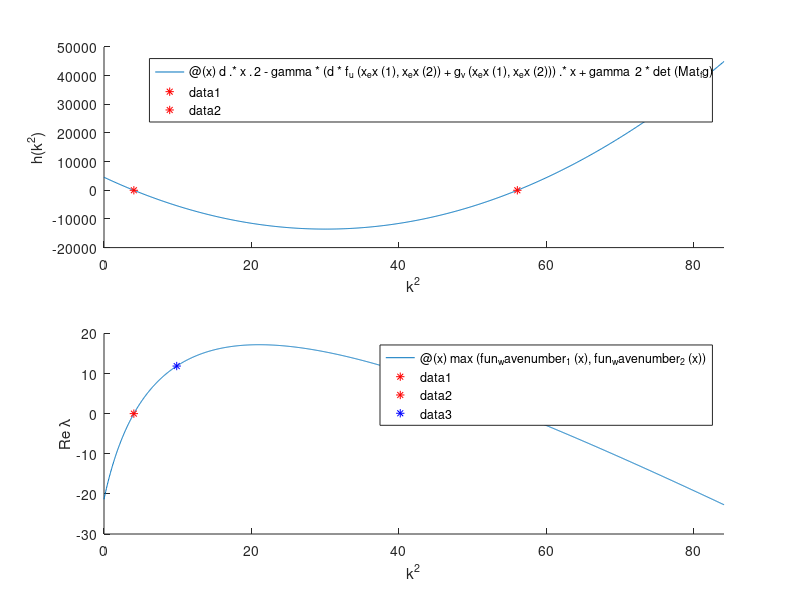

Write MATLAB code to recreate this figure. (Note: this script raises an error after producing the figure.)
clear all;close all;
global t0 tf delta_t N Nm P x_space h Coef_a Coef_b Coef_alp Coef_rho Coef_K Coefs_exact index_1time delta_mea Big_matrix Big_matrix_A Big_matrix_B W_eps Ca Problem Cq;
tic;
t0=0e0; tf=2.0e0; delta_t=1e-3; N=100; delta_mea = 100; h=1/(N-1); P = round((tf-t0)/delta_t+1); Nm = N;
x_space = linspace(0,1,N)';
%Problem = 'Simple';
Problem = 'Thomas';
switch Problem
    case 'Simple'
        Coef_a=0.2;Coef_b=2.0;
        Coefs_exact = [50;30];%(d,gamma)
        lb=[40;20];ub = [60;40];A=[];b=[];
        W_eps = 1e2;
        Ca = (1e-2)^2*eye(N);
        Cq = (1e-4)^2*delta_t*min((1:P),(1:P)');
        f = @(u,v) Coef_a-u+u^2*v;g = @(u,v) Coef_b-u^2*v;
        f_u = @(u,v) -1+2*u*v;  f_v = @(u,v) u^2;
        g_u = @(u,v) -2*u*v;    g_v = @(u,v) -u^2;
        x_ex = [Coef_a+Coef_b,Coef_b/(Coef_a+Coef_b)^2];
    case 'Thomas'
        Coef_a=92; Coef_b=64; Coef_alp=1.5; Coef_rho=18.5; Coef_K=0.1;      
        Coefs_exact = [20;30];%(d,gamma)
        lb=[15;25];ub = [25;35];A=[];b=[];              %%%%%%%%%%%%%%%%%%%%%%%%%%%%%%%%%%%%%%
        W_eps = (1e1)^2; 
        %eps = 1e0*randn(2*N*P,1);
        Ca = (1e-4)^2*eye(N);                       
        Cq = (1e-4)^2*delta_t*min((1:P),(1:P)');    
        index_1time = sort(randperm(N,Nm)');
        f = @(u,v) Coef_a-u-Coef_rho.*u.*v./(1+u+Coef_K.*u.^2);
        g = @(u,v) Coef_alp.*(Coef_b-v)-Coef_rho.*u.*v./(1+u+Coef_K.*u.^2);
        h_u = @(u,v) (Coef_rho*v*(1+u+Coef_K*u^2)-Coef_rho*u*v*(1+2*Coef_K*u))/(1+u+Coef_K*u^2)^2;
        h_v = @(u,v) Coef_rho*u/(1+u+Coef_K*u^2);
        f_u = @(u,v) -1-h_u(u,v);
        f_v = @(u,v) -h_v(u,v);
        g_u = @(u,v) -h_u(u,v);
        g_v = @(u,v) -Coef_alp-h_v(u,v);
        fun = @(x) abs(f(x(1),x(2)))+abs(g(x(1),x(2)));
        options = optimset('TolFun',1e-13,'TolX',1e-13,'MaxFunEvals',1e6,'MaxIter',1e6);
        x_ex = fminsearch(fun,[10,9],options);
end

instab_1 = f_u(x_ex(1),x_ex(2))+g_v(x_ex(1),x_ex(2))<0;
instab_2 = f_u(x_ex(1),x_ex(2))*g_v(x_ex(1),x_ex(2))-f_v(x_ex(1),x_ex(2))*g_u(x_ex(1),x_ex(2))>0;
instab_3 = Coefs_exact(1)*f_u(x_ex(1),x_ex(2))+g_v(x_ex(1),x_ex(2))>0;
instab_4 = (Coefs_exact(1)*f_u(x_ex(1),x_ex(2))+g_v(x_ex(1),x_ex(2)))^2-4*Coefs_exact(1)*(f_u(x_ex(1),x_ex(2))*g_v(x_ex(1),x_ex(2))-f_v(x_ex(1),x_ex(2))*g_u(x_ex(1),x_ex(2)))>0;
if (~(instab_1 && instab_2 && instab_3 && instab_4))
    disp('Attention le problème n_est pas instable !!!!')
end 

%% Quels sont les modes instables du problème ?
P_dc = [f_u(x_ex(1),x_ex(2))^2 2*(2*f_v(x_ex(1),x_ex(2))*g_u(x_ex(1),x_ex(2))-f_u(x_ex(1),x_ex(2))*g_v(x_ex(1),x_ex(2))) g_v(x_ex(1),x_ex(2))^2];
roots_dc = roots(P_dc);
d_crit = max(roots_dc);
d = Coefs_exact(1); gamma=Coefs_exact(2);
qnte = d*f_u(x_ex(1),x_ex(2))+g_v(x_ex(1),x_ex(2));
Mat_fg = [f_u(x_ex(1),x_ex(2)),f_v(x_ex(1),x_ex(2));g_u(x_ex(1),x_ex(2)),g_v(x_ex(1),x_ex(2))];
k1 = sqrt(gamma/(2*d)*(qnte-sqrt(qnte^2-4*d*det(Mat_fg))));
k2 = sqrt(gamma/(2*d)*(qnte+sqrt(qnte^2-4*d*det(Mat_fg))));
fun_modes = @(x) d.*x.^2-gamma*(d*f_u(x_ex(1),x_ex(2))+g_v(x_ex(1),x_ex(2))).*x+gamma^2*det(Mat_fg);
figure;subplot(2,1,1);hold on;fplot(fun_modes,[0,3/2*k2^2]);plot(k1^2,0,'r*');plot(k2^2,0,'r*');xlabel('k^2');ylabel('h(k^2)');
fun_wavenumber_1 = @(x) 0.5*real(-x*(1+d)+gamma*(f_u(x_ex(1),x_ex(2))+g_v(x_ex(1),x_ex(2)))-sqrt((x*(1+d)-gamma*(f_u(x_ex(1),x_ex(2))+g_v(x_ex(1),x_ex(2)))).^2-4*fun_modes(x)));
fun_wavenumber_2 = @(x) 0.5*real(-x*(1+d)+gamma*(f_u(x_ex(1),x_ex(2))+g_v(x_ex(1),x_ex(2)))+sqrt((x*(1+d)-gamma*(f_u(x_ex(1),x_ex(2))+g_v(x_ex(1),x_ex(2)))).^2-4*fun_modes(x)));
fun_wavenumber = @(x) max(fun_wavenumber_1(x),fun_wavenumber_2(x));
n1 = k1/pi;n2 = k2/pi;
list_int = (ceil(n1):floor(n2));
list_wave = (list_int*pi).^2;
subplot(2,1,2);hold on;fplot(fun_wavenumber,[0,3/2*k2^2]);plot(k1^2,0,'r*');plot(k2^2,0,'r*');plot(list_wave,fun_wavenumber(list_wave),'b*');xlabel('k^2');ylabel('Re \lambda');
[l_mode,n_mode] = max(fun_wavenumber(list_wave));
A_0 = x_ex(1)*ones(N,1)+0.01*cos(n_mode*pi*x_space);
B_0 = x_ex(2)*ones(N,1);%+0.01*randn(N,1);
A_0_ex = A_0;%+0.001*randn(N,1);%0.001*randn(1)*cos(n_mode*pi*x_space);
B_0_ex = B_0;%+0.001*randn(N,1);%0.001*randn(N,1);%cos(n_mode*pi*x_space);%+0.15*cos(pi*x_space);
if (lb(1)<d_crit)
    disp('Il y a des valeurs de d qui ne produisent pas d_instabilité');
end
% [Xgrid,Ygrid] = meshgrid(A_0_ex,B_0_ex);
% sdfghj=f(Xgrid,Ygrid);
% figure;meshc(Xgrid,Ygrid,sdfghj);
%% Pré-calcul des matrices pour ne pas le faire dans la boucle en temps
Big_matrix = delta_t*(2*eye(N)-diag(ones(N-1,1),1)-diag(ones(N-1,1),-1))/h^2;
Big_matrix(1,1) = delta_t/h^2;Big_matrix(N,N) = delta_t/h^2;
Big_matrix_A=sparse(Big_matrix+eye(N));
Big_matrix_B=sparse(Coefs_exact(1)*Big_matrix+eye(N));
Spectre_A = eig(Big_matrix_A);Spectre_B = eig(Big_matrix_B);
%% Calcul de la solution avec les paramètres de référence
tic;
%sigma_q = 1e-4;
[A_exact,B_exact] = calc_AB_1D(Coefs_exact,A_0_ex,B_0_ex,zeros(N,P),zeros(N,P));
[X,Y]=meshgrid(x_space,(0:100:P-1)'*delta_t);
figure;
subplot(1,2,1);mesh(X,Y,A_exact(1:N,1:100:P)');xlabel('space');ylabel('time');title('A(t,x)');
subplot(1,2,2);mesh(X,Y,B_exact(1:N,1:100:P)');xlabel('space');ylabel('time');title('B(t,x)');
toc;
%sigma_q = 0e0;
%% Calcul en un eta
Coefs_0 = [23.23;26.75];
Coefs = Coefs_0;tic;
[A_eta,B_eta,L1_eta,L2_eta] = calc_AB_eta_1D(Coefs,A_0,B_0,A_exact,B_exact);toc;
% figure;subplot(2,2,1);mesh(A_eta);subplot(2,2,2);mesh(B_eta);subplot(2,2,3);mesh(L1_eta);subplot(2,2,4);mesh(L2_eta);
% figure;subplot(1,2,1);meshc(A_eta-A_exact);subplot(1,2,2);meshc(B_eta-B_exact);
% calc_F_1D(A_eta,B_eta,L1_eta,L2_eta)
figure('Position', get(groot, 'Screensize'));hold on;
[X,Y]=meshgrid(linspace(0,1,N)',(1:100:P)'*delta_t);
p1=subplot(2,3,1);mesh(X,Y,A_eta(:,1:100:P)');title('A(t,x)','FontSize', 40);xlabel('space','Rotation',30,'FontSize', 20);set(p1,'zlim',[0,30]);ylabel('time','Rotation',-40,'FontSize', 20);p1.FontSize = 20;colorbar; caxis([0 30]);
p2=subplot(2,3,2);mesh(X,Y,A_exact(:,1:100:P)');title('A(t,x) exact','FontSize', 40);xlabel('space','Rotation',30,'FontSize', 20);set(p2,'zlim',[0,30]);ylabel('time','Rotation',-40,'FontSize', 20);p2.FontSize = 20;colorbar;caxis([0 30]);
p3=subplot(2,3,3);mesh(X,Y,L1_eta(:,1:100:P)');title('\lambda_1','FontSize', 40);xlabel('space','Rotation',30,'FontSize', 20);ylabel('time','Rotation',-40,'FontSize', 20);p3.FontSize = 20;colorbar;
p4=subplot(2,3,4);mesh(X,Y,B_eta(:,1:100:P)');title('B(t,x)','FontSize', 40);xlabel('space','Rotation',30,'FontSize', 20);set(p4,'zlim',[7.5,12]);ylabel('time','Rotation',-40,'FontSize', 20);p4.FontSize = 20;colorbar; caxis([7.5 12]);
p5=subplot(2,3,5);mesh(X,Y,B_exact(:,1:100:P)');title('B(t,x) exact','FontSize', 40);xlabel('space','Rotation',30,'FontSize', 20);set(p5,'zlim',[7.5,12]);ylabel('time','Rotation',-40,'FontSize', 20);p5.FontSize = 20;colorbar; caxis([7.5 12]);
p6=subplot(2,3,6);mesh(X,Y,L2_eta(:,1:100:P)');title('\lambda_2','FontSize', 40);xlabel('space','Rotation',30,'FontSize', 20);ylabel('time','Rotation',-40,'FontSize', 20);p6.FontSize = 20;colorbar;
    
%% Calcul de F en certains eta
% N_integer=10;
% d_values = linspace(lb(1),ub(1),N_integer);gamma_values = linspace(lb(2),ub(2),N_integer);
% F_values_1 = zeros(N_integer,N_integer);F_values_2 = zeros(N_integer,N_integer);
% for i=1:N_integer
%     disp(i);
%     for j=1:N_integer
%         Coefs = [d_values(i);gamma_values(j)];
%         Big_matrix_B=sparse(Coefs(1)*Big_matrix+eye(N));
%         [A_eta,B_eta,L1_eta,L2_eta] = calc_AB_eta_1D(Coefs,A_0,B_0,A_exact,B_exact);
%         [F_val] = calc_F_1D(A_eta,B_eta,L1_eta,L2_eta);
%         F_values_1(i,j) = F_val(1);
%         F_values_2(i,j) = F_val(2);
%     end
% end
% %figure;subplot(1,2,1);meshc(d_values,gamma_values,F_values_1);subplot(1,2,2);meshc(d_values,gamma_values,F_values_2);
% figure;subplot(1,2,1);surfl(d_values,gamma_values,F_values_1);subplot(1,2,2);surfl(d_values,gamma_values,F_values_2);
% %figure;subplot(2,1,1);plot(d_values,F_values_1(1,:));subplot(2,1,2);plot(d_values,F_values_2(1,:));

%%  Iteration en eta
%Coefs_0 = lb + rand(2,1).*(ub-lb);
A=[];b=[];All_coefs = Coefs_0;
Big_matrix_B=sparse(Coefs_0(1)*Big_matrix+eye(N));
[A_eta,B_eta,L1_eta,L2_eta] = calc_AB_eta_1D(Coefs_0,A_0,B_0,A_exact,B_exact);
[F_val] = calc_F_1D(A_eta,B_eta,L1_eta,L2_eta);
F = @(Coefs) F_eta_1D(Coefs,A_0,B_0,A_exact,B_exact);
[Mat_jac] = Jac_approx(Coefs_0,F,F_val,1e-6,2);
Diff_eta = -Mat_jac\F_val;
Coefs_new = Coefs_0 + Diff_eta;iteration=1;
Coefs_new = proj_ortho(Coefs_new,lb,ub,A,b);Diff_Coefs = Coefs_new-Coefs_0;
while((norm(Diff_Coefs)>1e-2 && iteration<=100)  || iteration <=2)
    Coefs = Coefs_new;All_coefs(:,iteration+1)=Coefs_new;disp(iteration);%disp(Coefs_new);
    Big_matrix_B=sparse(Coefs(1)*Big_matrix+eye(N));
    [A_eta,B_eta,L1_eta,L2_eta] = calc_AB_eta_1D(Coefs,A_0,B_0,A_exact,B_exact);
    [F_val] = calc_F_1D(A_eta,B_eta,L1_eta,L2_eta);
    [Mat_jac] = Jac_approx(Coefs,F,F_val,1e-6,2);
    Diff_eta = -Mat_jac\F_val;
    Coefs_new = Coefs + Diff_eta;iteration=iteration+1;
    Coefs_new = proj_ortho(Coefs_new,lb,ub,A,b);Diff_Coefs = Coefs_new-Coefs;
end
%disp(Coefs_new);
%% 
figure('Position', get(groot, 'Screensize'));hold on;
[X,Y]=meshgrid(linspace(0,1,N)',(1:100:P)'*delta_t);
p1=subplot(2,3,1);mesh(X,Y,A_eta(:,1:100:P)');title('A(t,x)','FontSize', 40);xlabel('space','Rotation',30,'FontSize', 20);ylabel('time','Rotation',-40,'FontSize', 20);p1.FontSize = 20;colorbar;
p2=subplot(2,3,2);mesh(X,Y,A_exact(:,1:100:P)');title('A(t,x) exact','FontSize', 40);xlabel('space','Rotation',30,'FontSize', 20);ylabel('time','Rotation',-40,'FontSize', 20);p2.FontSize = 20;colorbar;
p3=subplot(2,3,3);mesh(X,Y,L1_eta(:,1:100:P)');title('\lambda_1','FontSize', 40);xlabel('space','Rotation',30,'FontSize', 20);ylabel('time','Rotation',-40,'FontSize', 20);p3.FontSize = 20;colorbar;
p4=subplot(2,3,4);mesh(X,Y,B_eta(:,1:100:P)');title('B(t,x)','FontSize', 40);xlabel('space','Rotation',30,'FontSize', 20);ylabel('time','Rotation',-40,'FontSize', 20);p4.FontSize = 20;colorbar;
p5=subplot(2,3,5);mesh(X,Y,B_exact(:,1:100:P)');title('B(t,x) exact','FontSize', 40);xlabel('space','Rotation',30,'FontSize', 20);ylabel('time','Rotation',-40,'FontSize', 20);p5.FontSize = 20;colorbar;
p6=subplot(2,3,6);mesh(X,Y,L2_eta(:,1:100:P)');title('\lambda_2','FontSize', 40);xlabel('space','Rotation',30,'FontSize', 20);ylabel('time','Rotation',-40,'FontSize', 20);p6.FontSize = 20;colorbar;
    

%% 
figure('Position', get(groot, 'Screensize'));hold on;
a1=subplot(1,2,1);xlim([0,iteration-1]);ylim([lb(1)-1,ub(1)+1]);grid on;
plot((0:iteration-1),All_coefs(1,:)','*',[0,iteration-1],[Coefs_exact(1),Coefs_exact(1)],'-',[0,iteration-1],[lb(1),lb(1)],'--',[0,iteration-1],[ub(1),ub(1)],'--','Color',[0 0.4470 0.7410],'Linewidth',3,'MarkerSize',15);
a1.FontSize = 20;a1.YGrid = 'on';
xlabel('Number of iteration','FontSize', 30);
title('Estimation of d','FontSize', 40);
legend('(d^{k})_{k\geq 0}','d_{exact}','lower bound','upper bound');
a2=subplot(1,2,2);xlim([0,iteration-1]);ylim([lb(2)-1,ub(2)+1]);grid on;
plot((0:iteration-1),All_coefs(2,:)','*',[0,iteration-1],[Coefs_exact(2),Coefs_exact(2)],'-',[0,iteration-1],[lb(2),lb(2)],'--',[0,iteration-1],[ub(2),ub(2)],'--','Color',[0.8500 0.3250 0.0980],'Linewidth',3,'MarkerSize',15);
a2.FontSize = 20;a2.YGrid = 'on';
xlabel('Number of iteration','FontSize', 30);
title('Estimation of \mu','FontSize', 40);
legend('(\mu^{k})_{k\geq 0}','\mu_{exact}','lower bound','upper bound');
%legend('d','\gamma');

%% Enregistrer les résultats
save('Psi1_estime.mat','A_eta');
save('Psi1_exact.mat','A_exact');
save('Psi2_estime.mat','B_eta');
save('Psi2_exact.mat','B_exact');
save('eta_estime.mat','All_coefs');
save('eta_exact.mat','Coefs_exact');
save('lambda1_estime.mat','L1_eta');
save('lambda2_estime.mat','L2_eta');

%% Analyse globale de sensibilité
%Par convention :   1 l'algo converge vers la bonne valeur
%                   0 l'algo ne converge pas en 100 itérations
%                  -1 l'algo converge mais pas vers la bonne valeur
% N_coefs = 100;
% All_eta = zeros(N_coefs,3);
% sz = zeros(N_coefs,1);
% for i=1:N_coefs
%     disp(i);
%     Coefs_0=lb + rand(2,1).*(ub-lb);
%     All_eta(i,1:2) = Coefs_0;
%     [Coefs_new,cvg] = calc_iter_eta_1D(Coefs_0,lb,ub,A,b,A_0,B_0,A_exact,B_exact);
%     if (cvg==1)%(norm(Coefs_new-Coefs_exact)<=1e-1)
%         All_eta(i,3) = 1;
%     elseif (cvg==0)
%         All_eta(i,3) = 0;
%     elseif (cvg == -1)
%         All_eta(i,3) = -1;
%     end
%     sz(i) = norm(Coefs_new-Coefs_exact);
% end
% %figure;scatter(All_eta(:,1),All_eta(:,2),[],All_eta(:,3),'filled');
% figure;scatter(All_eta(:,1),All_eta(:,2),[],sz,'filled');
